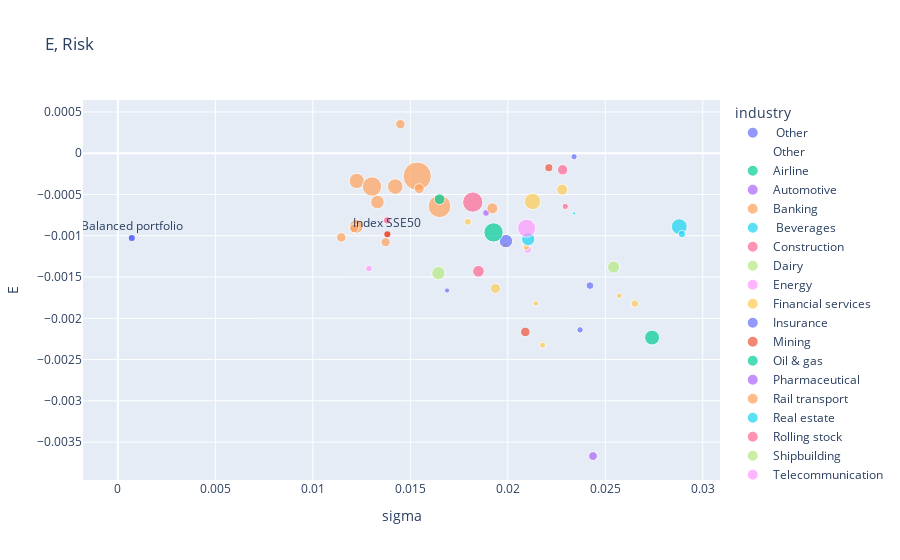

The code cell stored with this chart in its notebook:
### Code cell
fig = px.scatter(stocks_stat, x="sigma", y="E", hover_data=["names"], color="industry",title="E, Risk", size="mean_vol")

E_balanced = stocks_stat['E'].mean()
sigma_balanced = abs(np.sqrt(np.cov(stocks_stat['mean_log_R'])))
vol_balanced = stocks_stat['mean_vol'].mean()

fig.add_trace(go.Scatter(
    x=[sigma_balanced],
    y=[E_balanced],
    mode="markers+text",
    #name="index",
    text='Balanced portfolio',
    textposition="top center"
))
fig.add_trace(go.Scatter(
    x=stocks_stat[stocks_stat.names == 'Index']['sigma'].values,
    y=stocks_stat[stocks_stat.names == 'Index']['E'].values,
    mode="markers+text",
    #name="index",
    text='Index SSE50',
    textposition="top center"
))
fig.show()
pio.write_html(fig, file='report/fig1.html', auto_open=True)

### Figure 1 — Plotly figure (JSON) as saved in the notebook; plotly's stock layout.template omitted (floating-point values rounded to 4 significant figures)
{"data": [{"customdata": [["Tsinghua Tongfang"]], "hovertemplate": "industry= Other<br>sigma=%{x}<br>E=%{y}<br>mean_vol=%{marker.size}<br>names=%{customdata[0]}<extra></extra>", "legendgroup": " Other", "marker": {"color": "#636efa", "size": [15910000.0], "sizemode": "area", "sizeref": 829400.0, "symbol": "circle"}, "mode": "markers", "name": " Other", "orientation": "v", "showlegend": true, "type": "scatter", "x": [0.0234], "xaxis": "x", "y": [-4.225e-05], "yaxis": "y"}, {"customdata": [["Xinwei Group"]], "hovertemplate": "industry=Other<br>sigma=%{x}<br>E=%{y}<br>mean_vol=%{marker.size}<br>names=%{customdata[0]}<extra></extra>", "legendgroup": "Other", "marker": {"color": "#EF553B", "size": [0], "sizemode": "area", "sizeref": 829400.0, "symbol": "circle"}, "mode": "markers", "name": "Other", "orientation": "v", "showlegend": true, "type": "scatter", "x": [0], "xaxis": "x", "y": [0], "yaxis": "y"}, {"customdata": [["China Southern Airlines"]], "hovertemplate": "industry=Airline<br>sigma=%{x}<br>E=%{y}<br>mean_vol=%{marker.size}<br>names=%{customdata[0]}<extra></extra>", "legendgroup": "Airline", "marker": {"color": "#00cc96", "size": [92780000.0], "sizemode": "area", "sizeref": 829400.0, "symbol": "circle"}, "mode": "markers", "name": "Airline", "orientation": "v", "showlegend": true, "type": "scatter", "x": [0.0274], "xaxis": "x", "y": [-0.002233], "yaxis": "y"}, {"customdata": [["SAIC Motor"]], "hovertemplate": "industry=Automotive<br>sigma=%{x}<br>E=%{y}<br>mean_vol=%{marker.size}<br>names=%{customdata[0]}<extra></extra>", "legendgroup": "Automotive", "marker": {"color": "#ab63fa", "size": [19810000.0], "sizemode": "area", "sizeref": 829400.0, "symbol": "circle"}, "mode": "markers", "name": "Automotive", "orientation": "v", "showlegend": true, "type": "scatter", "x": [0.01888], "xaxis": "x", "y": [-0.0007231], "yaxis": "y"}, {"customdata": [["Shanghai Pudong Development Bank"], ["China Minsheng Bank"], ["China Merchants Bank"], ["Bank of Jiangsu"], ["Industrial Bank"], ["Bank of Beijing"], ["Bank of Shanghai"], ["Agricultural Bank of China"], ["Bank of Communications"], ["Industrial and Commercial Bank of China"], ["China Everbright Bank"], ["Bank of China"]], "hovertemplate": "industry=Banking<br>sigma=%{x}<br>E=%{y}<br>mean_vol=%{marker.size}<br>names=%{customdata[0]}<extra></extra>", "legendgroup": "Banking", "marker": {"color": "#FFA15A", "size": [35870000.0, 80090000.0, 50530000.0, 32560000.0, 76390000.0, 37560000.0, 36950000.0, 331800000.0, 96920000.0, 214700000.0, 100700000.0, 156100000.0], "sizemode": "area", "sizeref": 829400.0, "symbol": "circle"}, "mode": "markers", "name": "Banking", "orientation": "v", "showlegend": true, "type": "scatter", "x": [0.01373, 0.01223, 0.01921, 0.01212, 0.01331, 0.01146, 0.01449, 0.01535, 0.01225, 0.0165, 0.01423, 0.01303], "xaxis": "x", "y": [-0.001078, -0.0008859, -0.0006678, -0.0009096, -0.0005917, -0.00102, 0.0003511, -0.0002774, -0.0003357, -0.0006426, -0.000404, -0.0004032], "yaxis": "y"}, {"customdata": [["Kweichow Moutai"]], "hovertemplate": "industry= Beverages<br>sigma=%{x}<br>E=%{y}<br>mean_vol=%{marker.size}<br>names=%{customdata[0]}<extra></extra>", "legendgroup": " Beverages", "marker": {"color": "#19d3f3", "size": [4445000.0], "sizemode": "area", "sizeref": 829400.0, "symbol": "circle"}, "mode": "markers", "name": " Beverages", "orientation": "v", "showlegend": true, "type": "scatter", "x": [0.02341], "xaxis": "x", "y": [-0.000729], "yaxis": "y"}, {"customdata": [["China Railway Construction "], ["China Railway [Engineering] "], ["China State Construction Engineering "], ["China Communications Construction "]], "hovertemplate": "industry=Construction<br>sigma=%{x}<br>E=%{y}<br>mean_vol=%{marker.size}<br>names=%{customdata[0]}<extra></extra>", "legendgroup": "Construction", "marker": {"color": "#FF6692", "size": [44350000.0, 24200000.0, 172500000.0, 16610000.0], "sizemode": "area", "sizeref": 829400.0, "symbol": "circle"}, "mode": "markers", "name": "Construction", "orientation": "v", "showlegend": true, "type": "scatter", "x": [0.02281, 0.01381, 0.0182, 0.02295], "xaxis": "x", "y": [-0.0002003, -0.0008131, -0.0005924, -0.0006443], "yaxis": "y"}, {"customdata": [["Yili Group"]], "hovertemplate": "industry=Dairy<br>sigma=%{x}<br>E=%{y}<br>mean_vol=%{marker.size}<br>names=%{customdata[0]}<extra></extra>", "legendgroup": "Dairy", "marker": {"color": "#B6E880", "size": [60990000.0], "sizemode": "area", "sizeref": 829400.0, "symbol": "circle"}, "mode": "markers", "name": "Dairy", "orientation": "v", "showlegend": true, "type": "scatter", "x": [0.02542], "xaxis": "x", "y": [-0.00138], "yaxis": "y"}, {"customdata": [["China Shenhua Energy "], ["China National Nuclear Power "]], "hovertemplate": "industry=Energy<br>sigma=%{x}<br>E=%{y}<br>mean_vol=%{marker.size}<br>names=%{customdata[0]}<extra></extra>", "legendgroup": "Energy", "marker": {"color": "#FF97FF", "size": [25890000.0, 19630000.0], "sizemode": "area", "sizeref": 829400.0, "symbol": "circle"}, "mode": "markers", "name": "Energy", "orientation": "v", "showlegend": true, "type": "scatter", "x": [0.02101, 0.01288], "xaxis": "x", "y": [-0.001165, -0.001397], "yaxis": "y"}, {"customdata": [["CITIC Securities"], ["Haitong Securities"], ["Orient Securities"], ["China Merchants Securities"], ["Dongxing Securities"], ["Guotai Junan Securities"], ["Huatai Securities"], ["Everbright Securities"], ["China Galaxy Securities"], ["Founder Securities"]], "hovertemplate": "industry=Financial services<br>sigma=%{x}<br>E=%{y}<br>mean_vol=%{marker.size}<br>names=%{customdata[0]}<extra></extra>", "legendgroup": "Financial services", "marker": {"color": "#FECB52", "size": [112500000.0, 42100000.0, 15330000.0, 12850000.0, 13240000.0, 21160000.0, 49800000.0, 12810000.0, 23540000.0, 17420000.0], "sizemode": "area", "sizeref": 829400.0, "symbol": "circle"}, "mode": "markers", "name": "Financial services", "orientation": "v", "showlegend": true, "type": "scatter", "x": [0.02127, 0.01936, 0.02178, 0.01986, 0.02571, 0.01795, 0.02279, 0.02144, 0.02652, 0.02094], "xaxis": "x", "y": [-0.0005839, -0.001638, -0.002325, -0.001113, -0.001727, -0.0008304, -0.00044, -0.001819, -0.001822, -0.001136], "yaxis": "y"}, {"customdata": [["Ping An Insurance"], ["New China Life Insurance"], ["China Pacific Insurance"], ["China Life Insurance"]], "hovertemplate": "industry=Insurance<br>sigma=%{x}<br>E=%{y}<br>mean_vol=%{marker.size}<br>names=%{customdata[0]}<extra></extra>", "legendgroup": "Insurance", "marker": {"color": "#636efa", "size": [74910000.0, 17120000.0, 24770000.0, 11290000.0], "sizemode": "area", "sizeref": 829400.0, "symbol": "circle"}, "mode": "markers", "name": "Insurance", "orientation": "v", "showlegend": true, "type": "scatter", "x": [0.0199, 0.0237, 0.02421, 0.01688], "xaxis": "x", "y": [-0.001065, -0.00214, -0.001604, -0.001663], "yaxis": "y"}, {"customdata": [["China Northern Rare Earth"], ["Shandong Gold Mining"]], "hovertemplate": "industry=Mining<br>sigma=%{x}<br>E=%{y}<br>mean_vol=%{marker.size}<br>names=%{customdata[0]}<extra></extra>", "legendgroup": "Mining", "marker": {"color": "#EF553B", "size": [38640000.0, 26890000.0], "sizemode": "area", "sizeref": 829400.0, "symbol": "circle"}, "mode": "markers", "name": "Mining", "orientation": "v", "showlegend": true, "type": "scatter", "x": [0.0209, 0.02211], "xaxis": "x", "y": [-0.002165, -0.0001752], "yaxis": "y"}, {"customdata": [["Sinopec"], ["PetroChina"]], "hovertemplate": "industry=Oil & gas<br>sigma=%{x}<br>E=%{y}<br>mean_vol=%{marker.size}<br>names=%{customdata[0]}<extra></extra>", "legendgroup": "Oil & gas", "marker": {"color": "#00cc96", "size": [154900000.0, 48300000.0], "sizemode": "area", "sizeref": 829400.0, "symbol": "circle"}, "mode": "markers", "name": "Oil & gas", "orientation": "v", "showlegend": true, "type": "scatter", "x": [0.01927, 0.0165], "xaxis": "x", "y": [-0.0009596, -0.0005568], "yaxis": "y"}, {"customdata": [["Kangmei Pharmaceutical"]], "hovertemplate": "industry=Pharmaceutical<br>sigma=%{x}<br>E=%{y}<br>mean_vol=%{marker.size}<br>names=%{customdata[0]}<extra></extra>", "legendgroup": "Pharmaceutical", "marker": {"color": "#ab63fa", "size": [32560000.0], "sizemode": "area", "sizeref": 829400.0, "symbol": "circle"}, "mode": "markers", "name": "Pharmaceutical", "orientation": "v", "showlegend": true, "type": "scatter", "x": [0.02437], "xaxis": "x", "y": [-0.003669], "yaxis": "y"}, {"customdata": [["Daqin Railway"]], "hovertemplate": "industry=Rail transport<br>sigma=%{x}<br>E=%{y}<br>mean_vol=%{marker.size}<br>names=%{customdata[0]}<extra></extra>", "legendgroup": "Rail transport", "marker": {"color": "#FFA15A", "size": [41070000.0], "sizemode": "area", "sizeref": 829400.0, "symbol": "circle"}, "mode": "markers", "name": "Rail transport", "orientation": "v", "showlegend": true, "type": "scatter", "x": [0.01546], "xaxis": "x", "y": [-0.0004288], "yaxis": "y"}, {"customdata": [["Poly Real Estate"], ["China Fortune Land Development"], ["Greenland Holdings"]], "hovertemplate": "industry=Real estate<br>sigma=%{x}<br>E=%{y}<br>mean_vol=%{marker.size}<br>names=%{customdata[0]}<extra></extra>", "legendgroup": "Real estate", "marker": {"color": "#19d3f3", "size": [104100000.0, 22550000.0, 72790000.0], "sizemode": "area", "sizeref": 829400.0, "symbol": "circle"}, "mode": "markers", "name": "Real estate", "orientation": "v", "showlegend": true, "type": "scatter", "x": [0.02879, 0.02893, 0.02105], "xaxis": "x", "y": [-0.000889, -0.0009798, -0.001041], "yaxis": "y"}, {"customdata": [["CRRC"]], "hovertemplate": "industry=Rolling stock<br>sigma=%{x}<br>E=%{y}<br>mean_vol=%{marker.size}<br>names=%{customdata[0]}<extra></extra>", "legendgroup": "Rolling stock", "marker": {"color": "#FF6692", "size": [57120000.0], "sizemode": "area", "sizeref": 829400.0, "symbol": "circle"}, "mode": "markers", "name": "Rolling stock", "orientation": "v", "showlegend": true, "type": "scatter", "x": [0.01849], "xaxis": "x", "y": [-0.00143], "yaxis": "y"}, {"customdata": [["China Shipbuilding Industry"]], "hovertemplate": "industry=Shipbuilding<br>sigma=%{x}<br>E=%{y}<br>mean_vol=%{marker.size}<br>names=%{customdata[0]}<extra></extra>", "legendgroup": "Shipbuilding", "marker": {"color": "#B6E880", "size": [74850000.0], "sizemode": "area", "sizeref": 829400.0, "symbol": "circle"}, "mode": "markers", "name": "Shipbuilding", "orientation": "v", "showlegend": true, "type": "scatter", "x": [0.01644], "xaxis": "x", "y": [-0.001452], "yaxis": "y"}, {"customdata": [["China United Network Communications"]], "hovertemplate": "industry=Telecommunication<br>sigma=%{x}<br>E=%{y}<br>mean_vol=%{marker.size}<br>names=%{customdata[0]}<extra></extra>", "legendgroup": "Telecommunication", "marker": {"color": "#FF97FF", "size": [137900000.0], "sizemode": "area", "sizeref": 829400.0, "symbol": "circle"}, "mode": "markers", "name": "Telecommunication", "orientation": "v", "showlegend": true, "type": "scatter", "x": [0.02096], "xaxis": "x", "y": [-0.0009077], "yaxis": "y"}, {"customdata": [["Index"]], "hovertemplate": "industry= index<br>sigma=%{x}<br>E=%{y}<br>mean_vol=%{marker.size}<br>names=%{customdata[0]}<extra></extra>", "legendgroup": " index", "marker": {"color": "#FECB52", "size": [41400], "sizemode": "area", "sizeref": 829400.0, "symbol": "circle"}, "mode": "markers", "name": " index", "orientation": "v", "showlegend": true, "type": "scatter", "x": [0.01382], "xaxis": "x", "y": [-0.0009827], "yaxis": "y"}, {"mode": "markers+text", "text": "Balanced portfolio", "textposition": "top center", "type": "scatter", "x": [0.0007152], "y": [-0.001026]}, {"mode": "markers+text", "text": "Index SSE50", "textposition": "top center", "type": "scatter", "x": [0.01382], "y": [-0.0009827]}], "layout": {"legend": {"itemsizing": "constant", "title": {"text": "industry"}, "tracegroupgap": 0}, "title": {"text": "E, Risk"}, "xaxis": {"anchor": "y", "domain": [0, 1], "title": {"text": "sigma"}}, "yaxis": {"anchor": "x", "domain": [0, 1], "title": {"text": "E"}}}}
